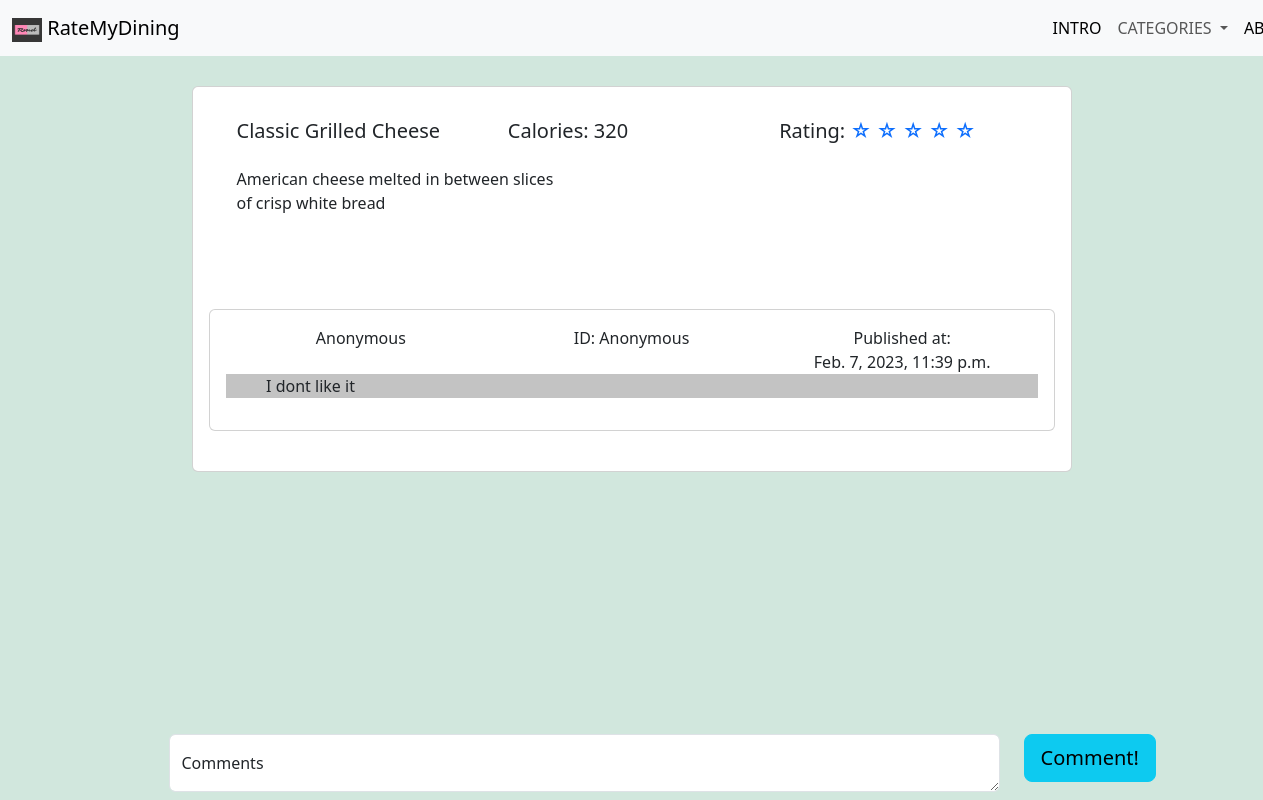
The app's page /dishes/6, older data.
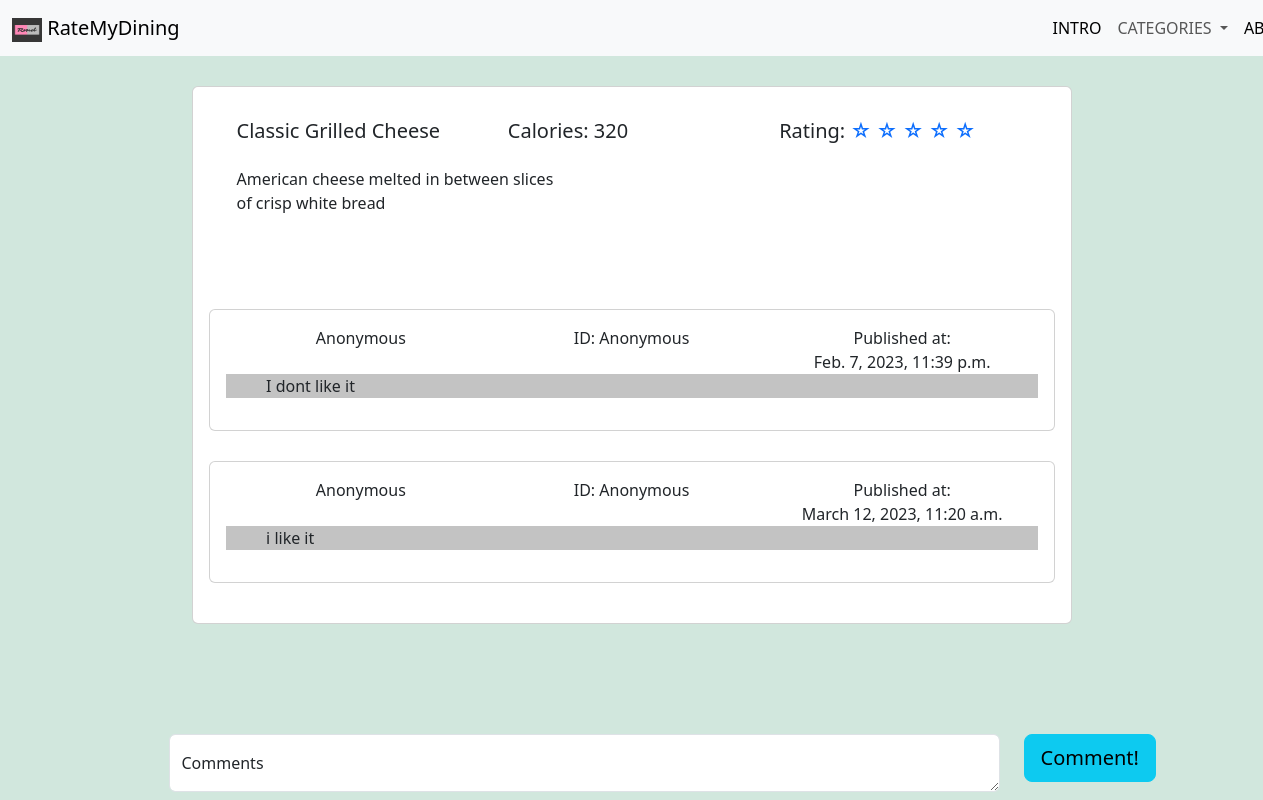
The same page, newer data.
### DishRating/models.py (models this page shows, shortened)
class Comments(models.Model):
    comment = models.CharField(max_length=150)
    userAccount = models.ForeignKey('Users',on_delete=models.SET('User Deleted the Account'))
    pubDate = models.DateTimeField()
    dishID = models.ForeignKey('DishRating.Dishes',on_delete=models.CASCADE)
    def __str__(self):
        return self.comment

class Users(models.Model):
    userName = models.CharField(max_length=10)
    userAccount = models.CharField(max_length=30,primary_key=True)
    userPassword = models.CharField(max_length=30)
    userSignupDate = models.DateField()
    def __str__(self):
        return self.userAccount

### DishRating/views.py (the view, shortened to what this page needs)
# urls.py: path('dishes/<int:urlDishID>',views.commentPage, name="comment"),
def commentPage(request, urlDishID):
    dishData = Dishes.objects.get(dishID=urlDishID)
    print(dishData)
    commentData = Comments.objects.filter(dishID=urlDishID)
    comUsrData = []
    for each in commentData:
        comUsrData.append([each,Users.objects.get(userAccount=each.userAccount)])
    print("comment")
    print(commentData)
    return render(request,'DishRating/comment.html',{
        'dishData':dishData,
        'comUsrData':comUsrData,
    })

### DishRating/models.py (called while the page is built)
    def __str__(self):
        return str(self.dishName)

### DishRating/templates/DishRating/comment.html (shortened to what the changed rows need)
{% load static %}
<!doctype html>
<html lang="en">
  <head>
    <link href="https://cdn.jsdelivr.net/npm/bootstrap@5.3.0-alpha1/dist/css/bootstrap.min.css" rel="stylesheet">
</head>
<body style="background-image: url('https://source.unsplash.com/random/?food,light'); background-repeat: no-repeat; background-size: cover; background-attachment: fixed;" class="bg-success-subtle">
    <div style="padding-bottom: 50px;">
        <div class="card mb-3" style="width: 55rem; ">
            <div class="card-body">
                {% for each_comUsr in comUsrData %}
                <div class="card mb-4">
                    <div class="card-body">
                        <div class="container text-center" >
                            <div class="row align-items-start">
                            <div class="col">
                                {{each_comUsr.1.userName}}
                            </div>
                            <div class="col">
                                ID: {{each_comUsr.0.userAccount}}
                            </div>
                            <div class="col">
                                Published at: <br>{{each_comUsr.0.pubDate}}
                            </div>
                            </div>
                        </div>
                        <div style="background-color: rgb(195, 195, 195);
                                    width: 100%; padding-left: 5%;
                                    padding-right: 5%;">
                            <p >{{each_comUsr.0}}</p>
                        </div>
                    </div>
                </div>
                {% endfor %}
            </div>
        </div>
    </div>
  </body>
</html>

Row changes from the older to the newer data that the page shows:
added Comments: userName "Anonymous", userAccount.userAccount "Anonymous", pubDate "March 12, 2023, 11:20 a.m.", comment "i like it"
